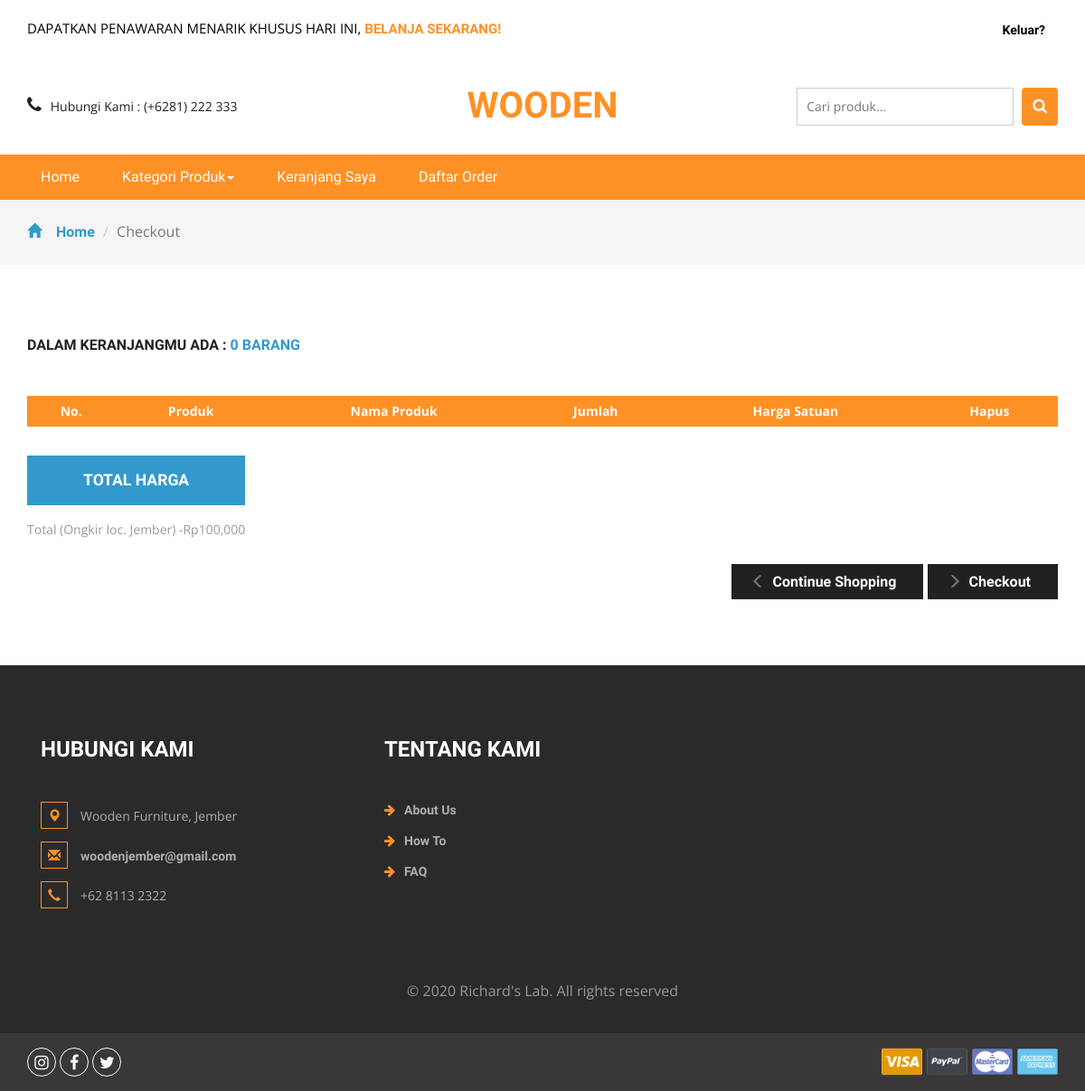
Before: /cart.php (signed in) with the older database file.
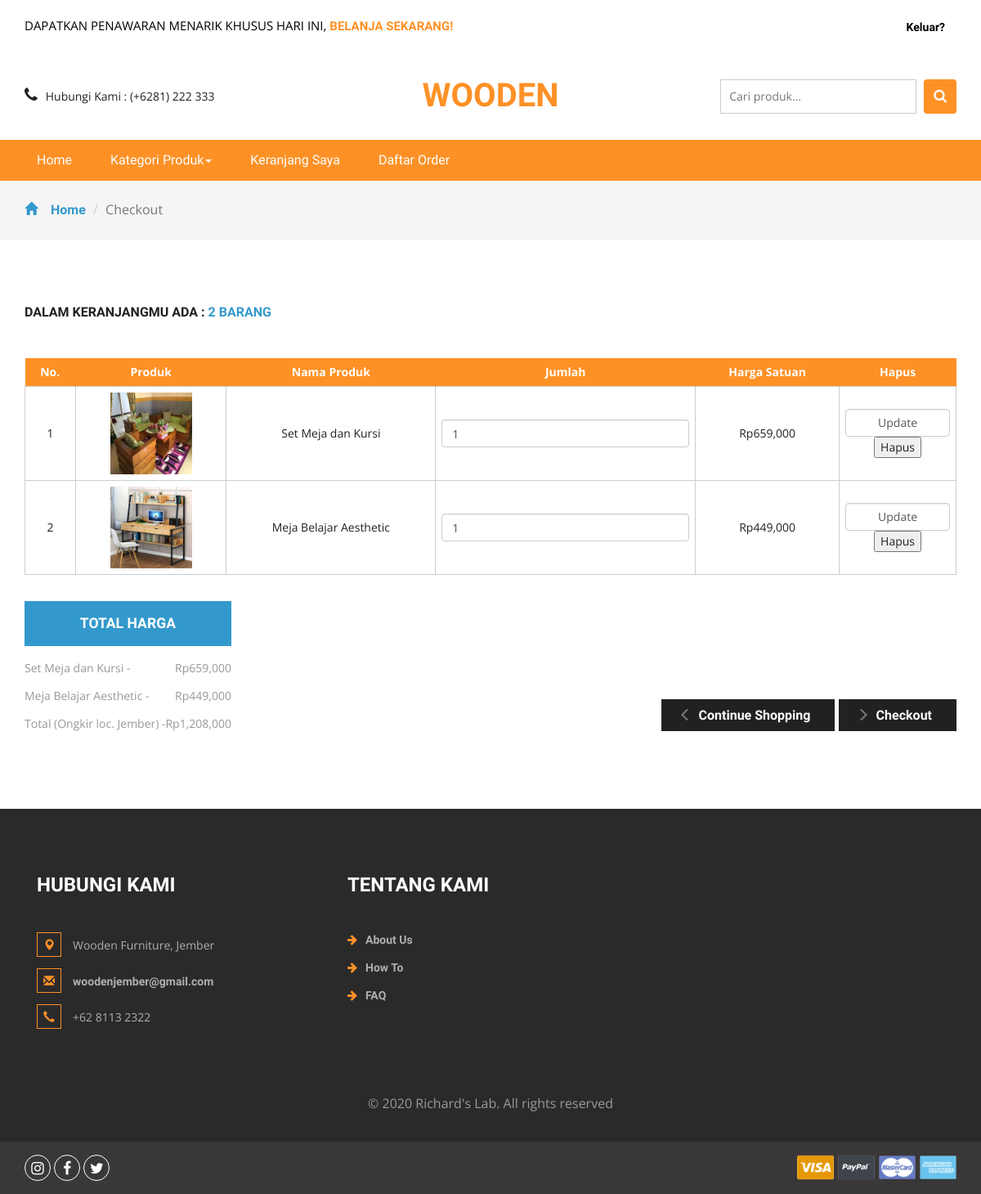
After: the same page with the newer database file.
### tables this page shows
CREATE TABLE `detailorder` (
  `detailid` int(11) NOT NULL,
  `orderid` varchar(100) NOT NULL,
  `idproduk` int(11) NOT NULL,
  `qty` int(11) NOT NULL
);

CREATE TABLE `produk` (
  `idproduk` int(11) NOT NULL,
  `idkategori` int(11) NOT NULL,
  `namaproduk` varchar(30) NOT NULL,
  `gambar` varchar(100) NOT NULL,
  `deskripsi` varchar(200) NOT NULL,
  `rate` int(11) NOT NULL,
  `hargabefore` int(11) NOT NULL,
  `hargaafter` int(11) NOT NULL,
  `tgldibuat` timestamp NOT NULL DEFAULT current_timestamp()
);

### cart.php (the view, shortened to what this page needs)
<?php
include 'dbconnect.php';
	$uid = $_SESSION['id'];
	$caricart = mysqli_query($conn,"select * from cart where userid='$uid' and status='Cart'");
	while ($fetc = mysqli_fetch_array($caricart)) {
		$orderidd = $fetc['orderid'];
	}
	$itungtrans = mysqli_query($conn,"select count(detailid) as jumlahtrans from detailorder where orderid='$orderidd'");
	$itungtrans2 = mysqli_fetch_assoc($itungtrans);
	$itungtrans3 = $itungtrans2['jumlahtrans'];
?>
<!DOCTYPE html>
<html>
<head>
<link href="css/bootstrap.css" rel="stylesheet" type="text/css" media="all" />
<link href="css/style.css" rel="stylesheet" type="text/css" media="all" />
<link href="css/font-awesome.css" rel="stylesheet">
</head>
<?php
if (!empty($_SESSION['alertSuccess'])) {
	echo '<body onpageshow="alertSuccess()">';
} elseif (!empty($_SESSION['alertInfo'])) {
	echo '<body onpageshow="alertInfo()">';
} elseif (!empty($_SESSION['alertError'])) {
	echo '<body onpageshow="alertError()">';
} else {
	echo '<body>';
}
?>
	<div class="agileits_header">
		<div class="container">
			<div class="w3l_offers">
				<p>DAPATKAN PENAWARAN MENARIK KHUSUS HARI INI, <a href="products.html">BELANJA SEKARANG!</a></p>
			</div>
			<div class="agile-login" style="text-align: right; float:right">
				<ul>
				<?php
				if(!isset($_SESSION['log'])){
					echo '
					<li><a href="registered.php"> Daftar</a></li>
					<li><a href="login.php">Masuk</a></li>
					';
				} else {
					if($_SESSION['role']=='Member'){
					echo '
					<li><a href="logout.php">Keluar?</a></li>
					';
					} else {
					echo '
					<li><a href="admin">Admin Panel</a></li>
					<li><a href="logout.php">Keluar?</a></li>
					';
					};
				}
				?>
				</ul>
			</div>
			<div class="product_list_header">
					<a href="cart.php"><button class="w3view-cart" type="submit" name="submit" value=""><i class="fa fa-cart-arrow-down" aria-hidden="true"></i></button>
					 </a>
			</div>
			<div class="clearfix"> </div>
		</div>
	</div>
	<div class="logo_products">
		<div class="container">
		<div class="w3ls_logo_products_left1">
				<ul class="phone_email">
					<li><i class="fa fa-phone" aria-hidden="true"></i>Hubungi Kami : (+6281) 222 333</li>
				</ul>
			</div>
			<div class="w3ls_logo_products_left">
				<h1><a href="index.php">WOODEN</a></h1>
			</div>
		<div class="w3l_search">
			<form action="search.php" method="post">
				<input type="search" name="Search" placeholder="Cari produk...">
				<button type="submit" class="btn btn-default search" aria-label="Left Align">
					<i class="fa fa-search" aria-hidden="true"> </i>
				</button>
			</form>
		</div>
			<div class="clearfix"> </div>
		</div>
	</div>
	<div class="navigation-agileits">
		<div class="container">
			<nav class="navbar navbar-default">
							<div class="collapse navbar-collapse" id="bs-megadropdown-tabs">
								<ul class="nav navbar-nav">
									<li class="active"><a href="index.php" class="act">Home</a></li>
									<li class="dropdown">
										<a href="#" class="dropdown-toggle" data-toggle="dropdown">Kategori Produk<b class="caret"></b></a>
									</li>
									<li><a href="cart.php">Keranjang Saya</a></li>
									<li><a href="daftarorder.php">Daftar Order</a></li>
								</ul>
							</div>
							</nav>
			</div>
		</div>
	<div class="breadcrumbs">
		<div class="container">
			<ol class="breadcrumb breadcrumb1">
				<li><a href="index.php"><span class="glyphicon glyphicon-home" aria-hidden="true"></span>Home</a></li>
				<li class="active">Checkout</li>
			</ol>
		</div>
	</div>
	<div class="checkout">
		<div class="container">
			<h2>Dalam keranjangmu ada : <span><?php echo $itungtrans3 ?> barang</span></h2>
			<div class="checkout-right">
				<table class="timetable_sub">
					<thead>
						<tr>
							<th>No.</th>
							<th>Produk</th>
							<th>Nama Produk</th>
							<th>Jumlah</th>
							<th>Harga Satuan</th>
							<th>Hapus</th>
						</tr>
					</thead>
					<?php
						$brg=mysqli_query($conn,"SELECT * from detailorder d, produk p where orderid='$orderidd' and d.idproduk=p.idproduk order by d.idproduk ASC");
						$no=1;
						while($b=mysqli_fetch_array($brg)){
					?>
					<tr class="rem1"><form method="post">
						<td class="invert"><?php echo $no++ ?></td>
						<td class="invert"><a href="product.php?idproduk=<?php echo $b['idproduk'] ?>"><img src="<?php echo $b['gambar'] ?>" width="100px" height="100px" /></a></td>
						<td class="invert"><?php echo $b['namaproduk'] ?></td>
						<td class="invert">
							 <div class="quantity">
								<div class="quantity-select">
									<input type="number" name="jumlah" class="form-control" height="100px" value="<?php echo $b['qty'] ?>" \>
								</div>
							</div>
						</td>
						<td class="invert">Rp<?php echo number_format($b['hargaafter']) ?></td>
						<td class="invert">
							<div class="rem">
								<input type="submit" name="update" class="form-control" value="Update" \>
							</form>
							<button onclick="hapusBarang('<?= $b['idproduk'] ?>')">Hapus</button>
							</div>
					<?php
						}
					?>
				</table>
			</div>
			<div class="checkout-left">
				<div class="checkout-left-basket">
					<h4>Total Harga</h4>
					<ul>
						<?php
						$brg=mysqli_query($conn,"SELECT * from detailorder d, produk p where orderid='$orderidd' and d.idproduk=p.idproduk order by d.idproduk ASC");
						$subtotal = 100000;
						while($b=mysqli_fetch_array($brg)){
						$hrg = $b['hargaafter'];
						$qtyy = $b['qty'];
						$totalharga = $hrg * $qtyy;
						$subtotal += $totalharga
						?>
						<li><?php echo $b['namaproduk']?><i> - </i> <span>Rp<?php echo number_format($totalharga) ?> </span></li>
						<?php
						}
						?>
						<li>Total (Ongkir loc. Jember)<i> - </i> <span>Rp<?php echo number_format($subtotal) ?></span></li>
					</ul>
				</div>
				<div class="checkout-right-basket">
					<a href="index.php"><span class="glyphicon glyphicon-menu-left" aria-hidden="true"></span>Continue Shopping</a>
					<a href="checkout.php"><span class="glyphicon glyphicon-menu-right" aria-hidden="true"></span>Checkout</a>
				</div>
				<div class="clearfix"> </div>
			</div>
		</div>
	</div>
<div class="footer">
		<div class="container">
			<div class="w3_footer_grids">
				<div class="col-md-4 w3_footer_grid">
					<h3>Hubungi Kami</h3>
					<ul class="address">
						<li><i class="glyphicon glyphicon-map-marker" aria-hidden="true"></i>Wooden Furniture, Jember</li>
						<li><i class="glyphicon glyphicon-envelope" aria-hidden="true"></i><a href="mailto:info@email">woodenjember@gmail.com</a></li>
						<li><i class="glyphicon glyphicon-earphone" aria-hidden="true"></i>+62 8113 2322</li>
					</ul>
				</div>
				<div class="col-md-3 w3_footer_grid">
					<h3>Tentang Kami</h3>
					<ul class="info">
						<li><i class="fa fa-arrow-right" aria-hidden="true"></i><a href="about.html">About Us</a></li>
						<li><i class="fa fa-arrow-right" aria-hidden="true"></i><a href="about.html">How To</a></li>
						<li><i class="fa fa-arrow-right" aria-hidden="true"></i><a href="about.html">FAQ</a></li>
					</ul>
				</div>
				<div class="clearfix"> </div>
			</div>
		</div>
		<div class="footer-copy">
			<div class="container">
				<p>© 2020 Richard's Lab. All rights reserved</p>
			</div>
		</div>
	</div>
	<div class="footer-botm">
			<div class="container">
				<div class="w3layouts-foot">
					<ul>
						<li><a href="#" class="w3_agile_instagram"><i class="fa fa-instagram" aria-hidden="true"></i></a></li>
						<li><a href="#" class="w3_agile_facebook"><i class="fa fa-facebook" aria-hidden="true"></i></a></li>
						<li><a href="#" class="agile_twitter"><i class="fa fa-twitter" aria-hidden="true"></i></a></li>
					</ul>
				</div>
				<div class="payment-w3ls">
					<img src="images/card.png" alt=" " class="img-responsive">
				</div>
				<div class="clearfix"> </div>
			</div>
		</div>
<link href="css/skdslider.css" rel="stylesheet">
</body>
</html>

Changed rows visible on the page:
added detailorder: idproduk.gambar (picture), idproduk.namaproduk "Set Meja dan Kursi", jumlah "1", idproduk.hargaafter "659,000", totalharga "659,000"
added detailorder: idproduk.gambar (picture), idproduk.namaproduk "Meja Belajar Aesthetic", jumlah "1", idproduk.hargaafter "449,000", totalharga "449,000"
Other visible differences:
$itungtrans3: "0" → "2"
$subtotal: "100,000" → "1,208,000"
